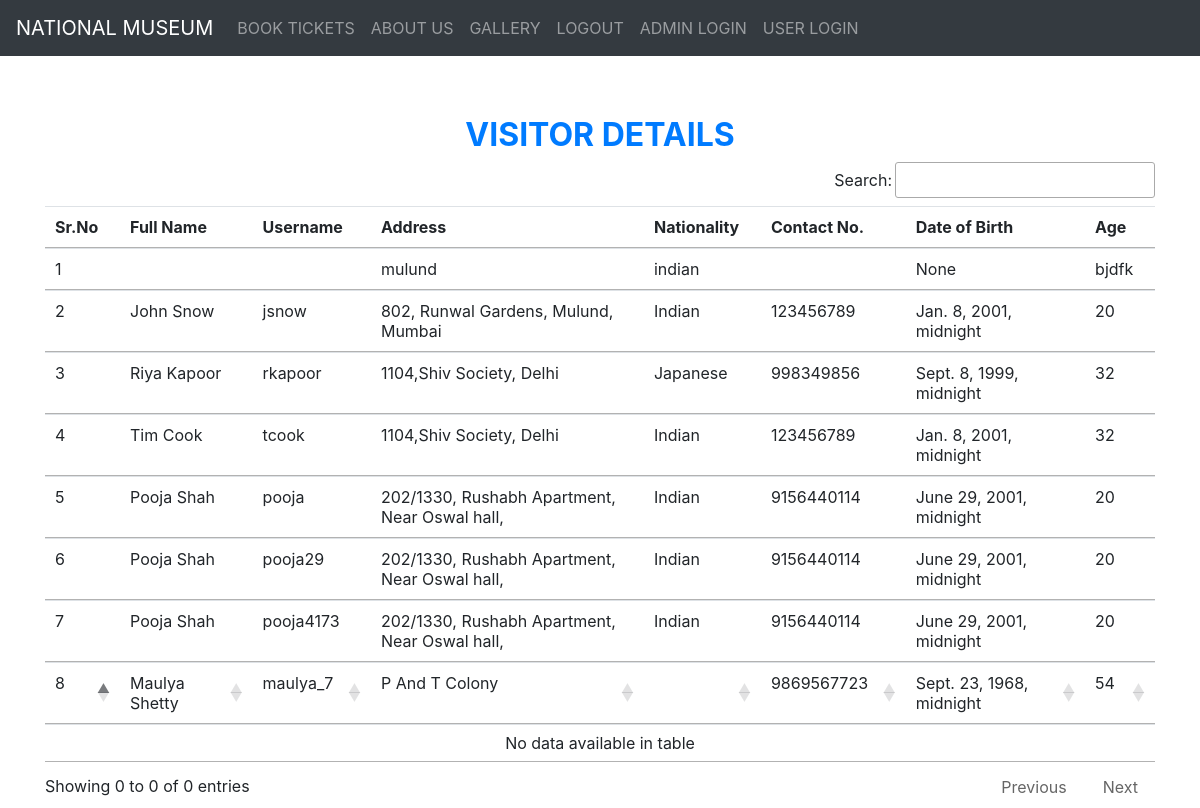
The page /visitor_details (signed in) on the database its author committed.
### museum/models.py (models this page shows, shortened)
class Customers(models.Model):
    user = models.ForeignKey(User, on_delete=models.CASCADE, null=True)
    address = models.CharField(max_length=150)
    nationality = models.CharField(max_length=30)
    contact = models.IntegerField(null=True)
    dob = models.DateTimeField(null=True)
    age = models.IntegerField(null=True)

### museum/views.py (the view)
# urls.py: path('visitor_details', Visitor_Details, name='visitor_details'),
def Visitor_Details(request):
    if not request.user.is_authenticated:
        return redirect('login')
    visitor = Customers.objects.all()
    d = {'visitor': visitor}
    return render(request, 'visitor_details.html', d)

### museum/templates/visitor_details.html
{% extends 'navigationbar.html' %}
{% load static %}
{% block body %}
<div class="container" style="margin-top:60px">
    <h2 class="text-center text-primary font-weight-bold">VISITOR DETAILS</h2>
    <table id="example" class="table table-hover">
        <thead>
        <tr>
            <th>Sr.No</th>
            <th>Full Name</th>
            <th>Username</th>
            <th>Address</th>
            <th>Nationality</th>
            <th>Contact No.</th>
            <th>Date of Birth</th>
            <th>Age</th>
        </tr>
        {% for i in visitor %}
        <tr>
            <td>{{forloop.counter}}</td>
            <td style="text-transform : capitalize">{{i.user.first_name}} {{i.user.last_name}}</td>
            <td>{{i.user.username}}</td>
            <td>{{i.address}}</td>
            <td>{{i.nationality}}</td>
            <td>{{i.contact}}</td>
            <td>{{i.dob}}</td>
            <td>{{i.age}}</td>
        </tr>
        {% endfor %}
        </thead>
    </table>
</div>
{% endblock %}

### rows shown on the page
Customers: address "mulund", nationality "indian", dob "None", age "bjdfk"
Customers: user.first_name "John", user.last_name "Snow", user.username "jsnow", address "802, Runwal Gardens, Mulund, Mumbai", nationality "Indian", contact "123456789", dob "Jan. 8, 2001, midnight", age "20"
Customers: user.first_name "Riya", user.last_name "Kapoor", user.username "rkapoor", address "1104,Shiv Society, Delhi", nationality "Japanese", contact "998349856", dob "Sept. 8, 1999, midnight", age "32"
Customers: user.first_name "Tim", user.last_name "Cook", user.username "tcook", address "1104,Shiv Society, Delhi", nationality "Indian", contact "123456789", dob "Jan. 8, 2001, midnight", age "32"
Customers: user.first_name "Pooja", user.last_name "Shah", user.username "pooja", address "202/1330, Rushabh Apartment, Near Oswal hall,", nationality "Indian", contact "9156440114", dob "June 29, 2001, midnight", age "20"
Customers: user.first_name "Pooja", user.last_name "Shah", user.username "pooja29", address "202/1330, Rushabh Apartment, Near Oswal hall,", nationality "Indian", contact "9156440114", dob "June 29, 2001, midnight", age "20"
Customers: user.first_name "Pooja", user.last_name "Shah", user.username "pooja4173", address "202/1330, Rushabh Apartment, Near Oswal hall,", nationality "Indian", contact "9156440114", dob "June 29, 2001, midnight", age "20"
Customers: user.first_name "Maulya", user.last_name "Shetty", user.username "maulya_7", address "P And T Colony", contact "9869567723", dob "Sept. 23, 1968, midnight", age "54"
